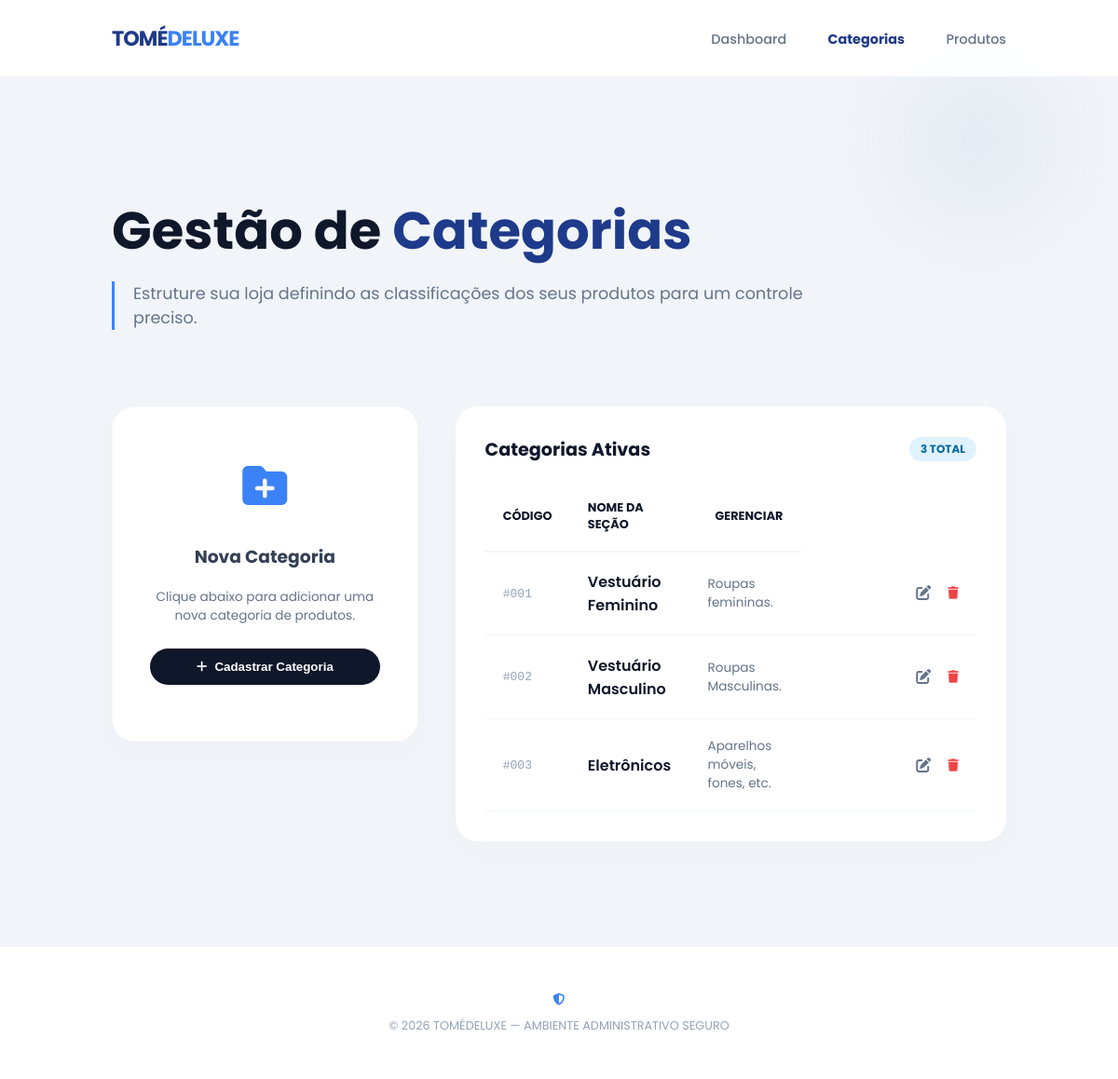
Screenshot of /categorias with the database file from the repository.
### models.py (models this page shows, shortened)
class Categoria(Base):
    __tablename__ = "categorias"
    id = Column(Integer, primary_key=True, autoincrement=True)
    nome = Column(String(100), nullable=False)
    descricao = Column(String(150))
    produtos = relationship("Produto", back_populates="categoria")

### main.py (the view)
@app.get("/categorias")
def exibir_categorias(request: Request, db: Session = Depends(get_db)):
    categorias = db.query(Categoria).all()
    return templates.TemplateResponse(
        request,
        "categorias.html",
        {"request": request,
         "categorias": categorias
        }
    )

### templates/categorias.html (shortened to what this page needs)
<!DOCTYPE html>
<html lang="pt-br">
<head>
    <link rel="stylesheet" href="/static/style.css">
    <link rel="stylesheet" href="https://cdnjs.cloudflare.com/ajax/libs/font-awesome/6.4.0/css/all.min.css">
</head>
<body>
    <nav class="navbar">
        <div class="nav-logo">TOMÉ<span style="color: #3B82F6;">DELUXE</span></div>
        <div class="nav-links">
            <a href="/">Dashboard</a>
            <a href="/categorias" style="color: var(--primary-blue); font-weight: 700;">Categorias</a>
            <a href="/produtos">Produtos</a>
        </div>
    </nav>
    <main>
        <header class="hero">
            <h1>Gestão de <span>Categorias</span></h1>
            <p>Estruture sua loja definindo as classificações dos seus produtos para um controle preciso.</p>
        </header>
        <div class="container" style="display: grid; grid-template-columns: 1fr 1.8fr; align-items: start; gap: 40px;">
            <section class="card" id="secao-cadastro">
                <div id="bloco-botao" style="text-align: center; padding: 20px 0;">
                    <i class="fa-solid fa-folder-plus"
                        style="font-size: 3rem; color: var(--accent-blue); margin-bottom: 20px;"></i>
                    <h3>Nova Categoria</h3>
                    <p style="font-size: 0.85rem; color: #64748B; margin-bottom: 25px;">
                        Clique abaixo para adicionar uma nova categoria de produtos.
                    </p>
                    <button type="button" class="btn btn-main" onclick="mostrarFormulario()"
                        style="width: 100%; justify-content: center;">
                        <i class="fa-solid fa-plus" style="margin-right: 8px; color: white;"></i> Cadastrar Categoria
                    </button>
                </div>
            </section>
            <section class="data-table-container">
                <div style="display: flex; justify-content: space-between; align-items: center; margin-bottom: 20px;">
                    <h3 style="margin: 0; font-size: 1.2rem; color: var(--dark-bg);">Categorias Ativas</h3>
                    <span
                        style="background: #E0F2FE; color: #0369A1; padding: 4px 12px; border-radius: 20px; font-size: 0.75rem; font-weight: 700;">
                        {{ categorias|length }} TOTAL
                    </span>
                </div>
                <table>
                    <thead>
                        <tr>
                            <th>Código</th>
                            <th>Nome da Seção</th>
                            <th style="text-align: right;">Gerenciar</th>
                        </tr>
                    </thead>
                    <tbody>
                        {% for categoria in categorias %}
                        <tr>
                            <td style="font-family: monospace; color: #94A3B8;">#{{ "%03d"|format(categoria.id) }}</td>
                            <td style="font-weight: 600; color: var(--dark-bg);">{{ categoria.nome }}</td>
                            <td style="color: #64748B; font-size: 0.85rem;">{{ categoria.descricao }}</td>
                            <td style="text-align: right; min-width: 150px;">
                                <div id="acoes-normais-{{ categoria.id }}"
                                    style="display: flex; justify-content: flex-end; align-items: center;">
                                    <a href="#" title="Editar"
                                        style="color: #64748B; margin-right: 18px; transition: 0.3s; text-decoration: none;">
                                        <i class="fa-solid fa-pen-to-square"></i>
                                    </a>
                                    <button type="button" onclick="pedirConfirmacao('{{ categoria.id }}')" title="Excluir"
                                        style="background: none; border: none; color: #EF4444; cursor: pointer; padding: 0;">
                                        <i class="fa-solid fa-trash"></i>
                                    </button>
                                </div>
                            </td>
                        </tr>
                        {% endfor %}
                    </tbody>
                </table>
            </section>
        </div>
    </main>
    <footer>
        <div style="margin-bottom: 10px;">
            <i class="fa-solid fa-shield-halved" style="color: var(--accent-blue);"></i>
        </div>
        &copy; 2026 TOMÉDELUXE — AMBIENTE ADMINISTRATIVO SEGURO
    </footer>
</body>
</html>

### static/style.css (style rules this page uses)
:root { --primary-blue: #1E3A8A; --accent-blue: #3B82F6; --dark-bg: #0F172A; --glass-white: rgba(255, 255, 255, 0.95); --transition: all 0.4s cubic-bezier(0.165, 0.84, 0.44, 1); --bg-body: #F1F5F9; }
html, body { height: 100%; }
body { margin: 0; font-family: 'Poppins', sans-serif; background: var(--bg-body); color: #334155; display: flex; flex-direction: column; }
main { flex: 1 0 auto; }
body::before { content: ""; position: fixed; top: 0; right: 0; width: 300px; height: 300px; background: radial-gradient(circle, rgba(30, 58, 138, 0.05) 0%, transparent 70%); z-index: -1; }
.navbar { display: flex; justify-content: space-between; align-items: center; padding: 1.5rem 10%; background: var(--glass-white); backdrop-filter: blur(10px); position: sticky; top: 0; z-index: 1000; border-bottom: 1px solid rgba(0,0,0,0.05); }
.nav-logo { font-weight: 700; font-size: 1.4rem; color: var(--primary-blue); letter-spacing: -1px; }
.nav-links a { text-decoration: none; color: #64748B; font-weight: 500; margin-left: 2.5rem; transition: var(--transition); font-size: 0.9rem; }
.hero { padding: 6rem 10% 2rem 10%; max-width: 800px; }
.hero h1 { font-size: 3.5rem; line-height: 1.1; margin-bottom: 1.5rem; color: var(--dark-bg); }
.hero h1 span { color: var(--primary-blue); }
.hero p { font-size: 1.1rem; color: #64748B; border-left: 3px solid var(--accent-blue); padding-left: 20px; }
.container { display: grid; grid-template-columns: repeat(auto-fit, minmax(320px, 1fr)); gap: 30px; padding: 2rem 10% 4rem 10%; }
.card { background: white; padding: 40px; border-radius: 24px; border: 1px solid rgba(0,0,0,0.03); box-shadow: 0 10px 30px rgba(0,0,0,0.02); transition: var(--transition); }
.data-table-container { background: white; border-radius: 24px; padding: 2rem; box-shadow: 0 10px 30px rgba(0,0,0,0.02); margin-bottom: 3rem; }
table { width: 100%; border-collapse: collapse; }
th { text-align: left; padding: 1.2rem; color: var(--dark-bg); border-bottom: 2px solid var(--bg-body); font-size: 0.8rem; text-transform: uppercase; }
td { padding: 1.2rem; border-bottom: 1px solid var(--bg-body); }
.btn { display: inline-flex; align-items: center; padding: 12px 28px; border-radius: 50px; text-decoration: none; font-weight: 600; transition: var(--transition); border: none; cursor: pointer; }
.btn-main { background: var(--dark-bg); color: white; }
footer { flex-shrink: 0; padding: 3rem 10%; background: white; border-top: 1px solid rgba(0,0,0,0.05); text-align: center; font-size: 0.8rem; color: #94A3B8; }

### rows the page displays
Categoria: id "001", nome "Vestuário Feminino", descricao "Roupas femininas."
Categoria: id "002", nome "Vestuário Masculino", descricao "Roupas Masculinas."
Categoria: id "003", nome "Eletrônicos", descricao "Aparelhos móveis, fones, etc."

### other values shown
{{ categorias|length }} "3"
